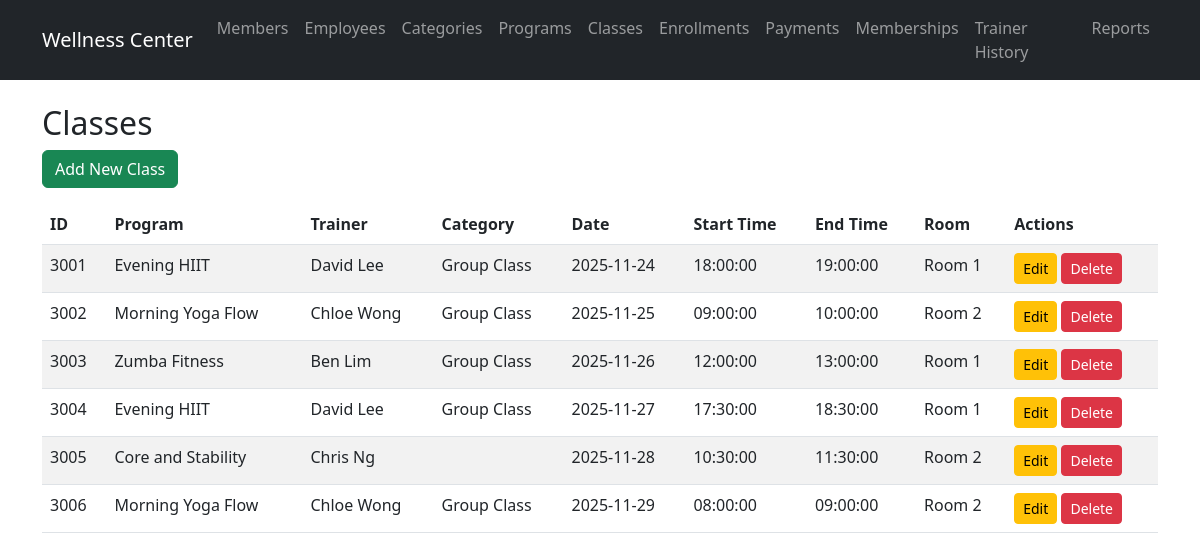
The page /routes/classes/view.php on the database its author committed.
### tables this page shows
CREATE TABLE `class` (
  `class_id` int(11) NOT NULL,
  `class_date` date NOT NULL,
  `start_time` time DEFAULT NULL,
  `end_time` time DEFAULT NULL,
  `room_number` varchar(10) DEFAULT NULL,
  `program_id` int(11) NOT NULL,
  `employee_id` int(11) NOT NULL
);

CREATE TABLE `program` (
  `program_id` int(11) NOT NULL,
  `program_name` varchar(100) NOT NULL,
  `program_duration` varchar(50) DEFAULT NULL,
  `program_fee` decimal(10,2) DEFAULT NULL,
  `employee_id` int(11) NOT NULL,
  `category_id` int(11) DEFAULT NULL
);

CREATE TABLE `employee` (
  `employee_id` int(11) NOT NULL,
  `employee_name` varchar(100) NOT NULL,
  `employee_ic` VARCHAR(12) NOT NULL,
  `employee_contact` VARCHAR(20) NOT NULL,
  `gender` varchar(10) DEFAULT NULL,
  `date_of_birth` date DEFAULT NULL,
  `date_working` date DEFAULT NULL,
  `employee_salary` decimal(10,2) DEFAULT NULL,
  `employee_type` enum('C','T') NOT NULL
);

CREATE TABLE `program_category` (
  `category_id` int(11) NOT NULL,
  `category_name` varchar(50) NOT NULL
);

### models/ClassModel.php (called while the page is built, shortened)
<?php
require_once __DIR__ . '/../config/database.php';
class ClassModel {
    private $pdo;
    public function __construct() {
        global $pdo;
        $this->pdo = $pdo;
    }
    public function getAll() {
        $stmt = $this->pdo->query("
            SELECT c.*, p.program_name, e.employee_name as trainer_name, pc.category_name
            FROM class c
            JOIN program p ON c.program_id = p.program_id
            JOIN employee e ON c.employee_id = e.employee_id
            LEFT JOIN program_category pc ON p.category_id = pc.category_id
        ");
        return $stmt->fetchAll(PDO::FETCH_ASSOC);
    }
}
?>

### routes/classes/view.php (the view)
<?php
require_once '../../models/ClassModel.php';
$classModel = new ClassModel();
$classes = $classModel->getAll();
include '../../views/header.php';
?>
<h2>Classes</h2>
<a href="create.php" class="btn btn-success mb-3">Add New Class</a>
<table class="table table-striped">
    <thead>
        <tr>
            <th>ID</th>
            <th>Program</th>
            <th>Trainer</th>
            <th>Category</th>
            <th>Date</th>
            <th>Start Time</th>
            <th>End Time</th>
            <th>Room</th>
            <th>Actions</th>
        </tr>
    </thead>
    <tbody>
        <?php foreach ($classes as $c): ?>
        <tr>
            <td><?php echo $c['class_id']; ?></td>
            <td><?php echo $c['program_name']; ?></td>
            <td><?php echo $c['trainer_name']; ?></td>
            <td><?php echo $c['category_name']; ?></td>
            <td><?php echo $c['class_date']; ?></td>
            <td><?php echo $c['start_time']; ?></td>
            <td><?php echo $c['end_time']; ?></td>
            <td><?php echo $c['room_number']; ?></td>
            <td>
                <a href="edit.php?id=<?php echo $c['class_id']; ?>" class="btn btn-warning btn-sm">Edit</a>
                <a href="delete.php?id=<?php echo $c['class_id']; ?>" class="btn btn-danger btn-sm">Delete</a>
            </td>
        </tr>
        <?php endforeach; ?>
    </tbody>
</table>
<?php include '../../views/footer.php'; ?>

### rows shown on the page
class: class_id "3001", program.program_name "Evening HIIT", employee.employee_name "David Lee", program_category.category_name "Group Class", class_date "2025-11-24", start_time "18:00:00", end_time "19:00:00", room_number "Room 1"
class: class_id "3002", program.program_name "Morning Yoga Flow", employee.employee_name "Chloe Wong", program_category.category_name "Group Class", class_date "2025-11-25", start_time "09:00:00", end_time "10:00:00", room_number "Room 2"
class: class_id "3003", program.program_name "Zumba Fitness", employee.employee_name "Ben Lim", program_category.category_name "Group Class", class_date "2025-11-26", start_time "12:00:00", end_time "13:00:00", room_number "Room 1"
class: class_id "3004", program.program_name "Evening HIIT", employee.employee_name "David Lee", program_category.category_name "Group Class", class_date "2025-11-27", start_time "17:30:00", end_time "18:30:00", room_number "Room 1"
class: class_id "3005", program.program_name "Core and Stability", employee.employee_name "Chris Ng", class_date "2025-11-28", start_time "10:30:00", end_time "11:30:00", room_number "Room 2"
class: class_id "3006", program.program_name "Morning Yoga Flow", employee.employee_name "Chloe Wong", program_category.category_name "Group Class", class_date "2025-11-29", start_time "08:00:00", end_time "09:00:00", room_number "Room 2"
